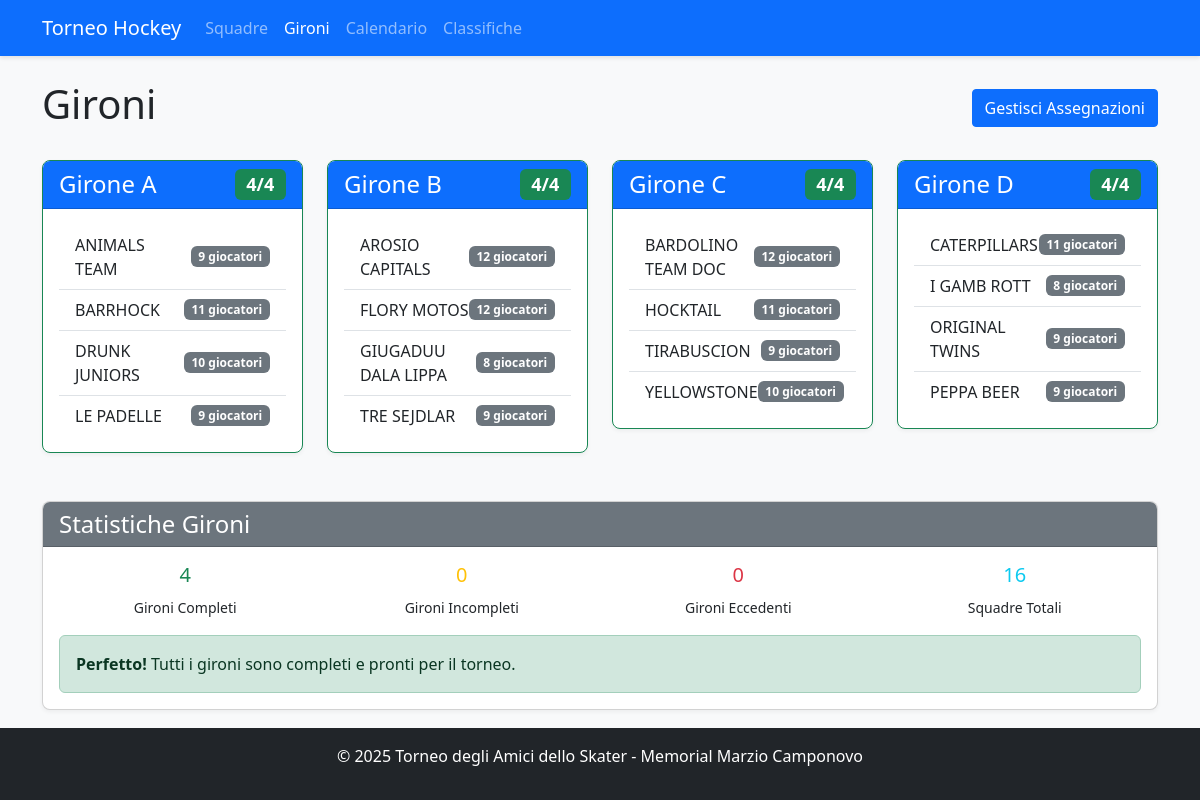
Before: /groups with the older database file.
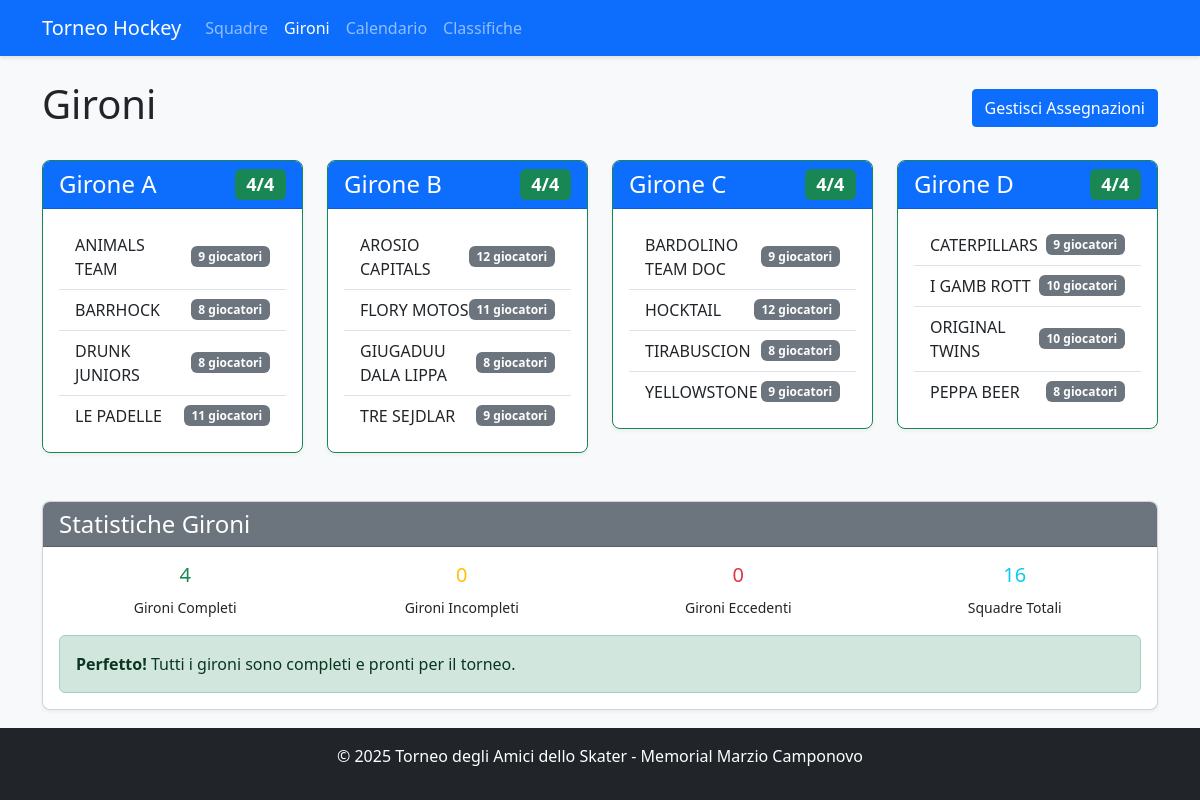
After: the same page with the newer database file.
### app.py (models this page shows, shortened)
class Team(db.Model):
    id = db.Column(db.Integer, primary_key=True)
    name = db.Column(db.String(100), nullable=False, unique=True)
    group = db.Column(db.String(1))  # A, B, C, or D
    players = db.relationship('Player', backref='team', lazy=True)
    matches = db.relationship(
        'Match',
        primaryjoin="or_(Team.id == Match.team1_id, Team.id == Match.team2_id)",
        lazy=True,
        overlaps="team1,team2"
    )
    wins = db.Column(db.Integer, default=0)
    losses = db.Column(db.Integer, default=0)
    draws = db.Column(db.Integer, default=0)
    goals_for = db.Column(db.Integer, default=0)
    goals_against = db.Column(db.Integer, default=0)
    points = db.Column(db.Integer, default=0)

### app.py (the view)
@app.route('/groups')
def groups():
    groups = {}
    all_teams = Team.query.all()
    for group in ['A', 'B', 'C', 'D']:
        teams = Team.query.filter_by(group=group).order_by(Team.name).all()
        groups[group] = teams
    groups_stats = {
        'complete': sum(1 for group in ['A', 'B', 'C', 'D'] if len(groups[group]) == 4),
        'incomplete': sum(1 for group in ['A', 'B', 'C', 'D'] if 0 < len(groups[group]) < 4),
        'overfull': sum(1 for group in ['A', 'B', 'C', 'D'] if len(groups[group]) > 4),
        'total_teams': len(all_teams)
    }
    return render_template('groups.html', groups=groups, all_teams=all_teams, groups_stats=groups_stats)

### app.py (called while the page is built)
def format_tournament_dates():
    dates = get_tournament_dates()
    formatted = {}
    for key, date_obj in dates.items():
        formatted[key] = {
            'date': date_obj,
            'formatted': date_obj.strftime('%d/%m/%Y'),
            'day_name': date_obj.strftime('%A'),
            'day_name_it': {
                'Monday': 'Lunedì',
                'Tuesday': 'Martedì',
                'Wednesday': 'Mercoledì',
                'Thursday': 'Giovedì',
                'Friday': 'Venerdì',
                'Saturday': 'Sabato',
                'Sunday': 'Domenica'
            }.get(date_obj.strftime('%A'), date_obj.strftime('%A'))
        }
    return formatted

### templates/groups.html (shortened to what the changed rows need)
<!DOCTYPE html>
<html lang="it">
<head>
    <link rel="stylesheet" href="https://cdn.jsdelivr.net/npm/bootstrap@5.3.0/dist/css/bootstrap.min.css">
    <link rel="stylesheet" href="{{ url_for('static', filename='style.css') }}">
</head>
<body class="d-flex flex-column min-vh-100">
    <div class="container mt-4">
        <div class="d-flex justify-content-between align-items-center">
            <h1>Gironi</h1>
        </div>
        <div class="row mt-4">
            {% for group in ['A', 'B', 'C', 'D'] %}
                {% set group_teams = groups[group] %}
                <div class="col-md-3 mb-4">
                    <div class="card {% if group_teams|length == 4 %}border-success{% elif group_teams|length > 4 %}border-danger{% else %}border-warning{% endif %}">
                        <div class="card-header bg-primary text-white">
                            <h4 class="mb-0 d-flex justify-content-between align-items-center">
                                Girone {{ group }}
                                <span class="badge {% if group_teams|length == 4 %}bg-success{% elif group_teams|length > 4 %}bg-danger{% else %}bg-warning{% endif %}">
                                    {{ group_teams|length }}/4
                                </span>
                            </h4>
                        </div>
                        <div class="card-body">
                            {% if group_teams %}
                                <ul class="list-group list-group-flush">
                                    {% for team in group_teams %}
                                        <li class="list-group-item d-flex justify-content-between align-items-center">
                                            {{ team.name }}
                                            <span class="badge bg-secondary">{{ team.players|length }} giocatori</span>
                                        </li>
                                    {% endfor %}
                                </ul>
                            {% else %}
                                <div class="text-center text-muted">
                                    <i class="fas fa-users"></i>
                                    <p class="mt-2">Nessuna squadra assegnata</p>
                                </div>
                            {% endif %}
                        </div>
                    </div>
                </div>
            {% endfor %}
        </div>
    </div>
</body>
</html>

Changed rows visible on the page:
changed Team "BARRHOCK": players|length "11" → "8"
changed Team "DRUNK JUNIORS": players|length "10" → "8"
changed Team "LE PADELLE": players|length "9" → "11"
changed Team "FLORY MOTOS": players|length "12" → "11"
changed Team "BARDOLINO TEAM DOC": players|length "12" → "9"
changed Team "HOCKTAIL": players|length "11" → "12"
changed Team "TIRABUSCION": players|length "9" → "8"
changed Team "YELLOWSTONE": players|length "10" → "9"
changed Team "CATERPILLARS": players|length "11" → "9"
changed Team "I GAMB ROTT": players|length "8" → "10"
changed Team "ORIGINAL TWINS": players|length "9" → "10"
changed Team "PEPPA BEER": players|length "9" → "8"
